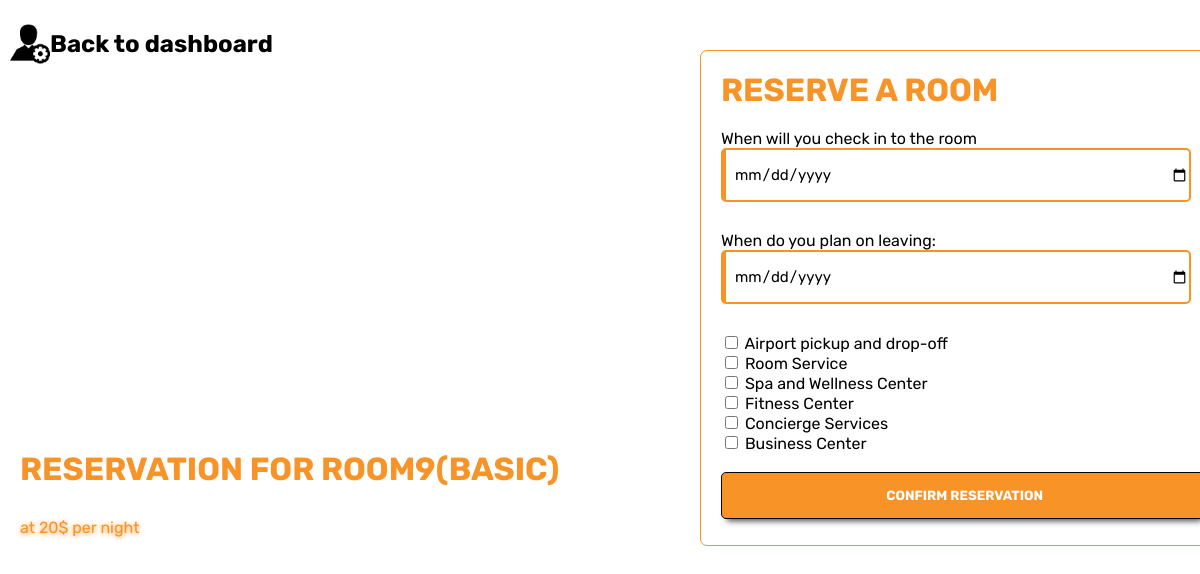
The app's page /reservation/?room_number=9&guest_id=, older data.
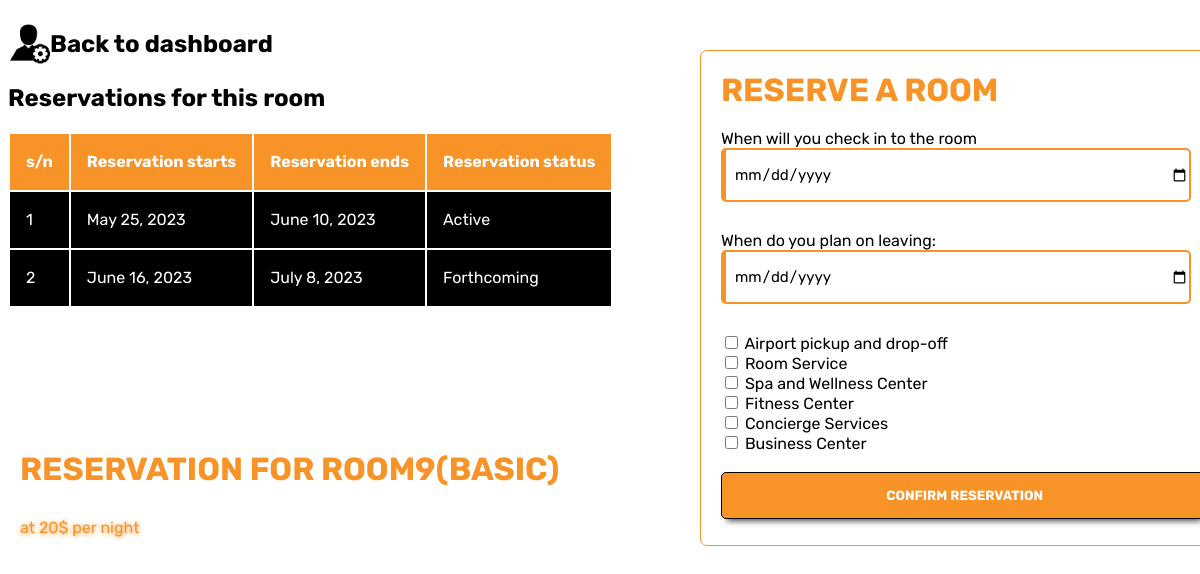
The same page, newer data.
### regora_app/models.py (models this page shows, shortened)
class Service(models.Model):
    name = models.CharField(max_length=100)
    price = models.DecimalField(max_digits=8, decimal_places=2)

class Reservation(models.Model):
    guest= models.ForeignKey(Guest, null=True, on_delete= models.SET_NULL)
    room= models.ForeignKey(Room, null=True, on_delete= models.SET_NULL)
    services = models.ManyToManyField(Service)
    date_booked = models.DateTimeField(auto_now_add=True)
    begin_date = models.DateField()
    end_date = models.DateField()
    pickup_time = models.TimeField(default="None", max_length=20, null=True, blank=True)
    dropoff_time = models.TimeField(default="nothing", max_length=20, null=True, blank=True)
    def get_status(self):
        current_date = timezone.now().date()
        if current_date < self.begin_date:
            return "Forthcoming"
        elif self.begin_date <= current_date <= self.end_date:
            return "Active"
        else:
            return "Expired"

### regora_app/views.py (the view)
# urls.py: path('reservation/', views.reservation, name="reservation"),
def reservation(request):
    room_number = request.GET.get('room_number')
    guest_id = request.GET.get('guest_id')
    all_services = Service.objects.all()
    all_services_json = serialize('json', all_services)  # Serialize QuerySet to JSON
    all_services_data = json.loads(all_services_json)
    processed_all_services = json.dumps(all_services_data)
    room = Room.objects.get(room_number = room_number)
    if room.is_available:
        return render (request, 'reservation.html', {
                'room': room,
                'guest_id': guest_id,
                'json_services': processed_all_services,
                'services': Service.objects.all()
            }
        )
    else:
        target_reservations = room.reservation_set.all()
        reservations_json = serialize('json', target_reservations)  # Serialize QuerySet to JSON
        reservations_data = json.loads(reservations_json)
        for reservation in reservations_data:
            reservation['fields']['begin_date'] = reservation['fields']['begin_date'].split('T')[0]
            reservation['fields']['end_date'] = reservation['fields']['end_date'].split('T')[0]
        reservations_json_updated = json.dumps(reservations_data)
        return render(request, 'reservation.html', {
                'room': room,
                'guest_id': guest_id,
                'json_services': processed_all_services,
                'services': Service.objects.all(),
                'reservations': target_reservations,
                'json_reservations': reservations_json_updated
            }
        )

### regora_app/models.py (called while the page is built)
    def getType(self):
        if self.room_number <= 17:
            return "basic"
        elif 17 < self.room_number <= 34:
            return "premium"
        else:
            return "executive"

### templates/reservation.html (shortened to what this page needs)
{% load static %}
<html lang="en">
  <head>
    <link rel="stylesheet" href="{% static 'css/reservation.css' %}">
  </head>
  <body>
    <a href="../dashboard/?guest_id={{guest_id}}" class="logo">
        <img src="{% static 'images/user_dashboard_icon.png' %}" height="40" width="40">
        <h2 class="logo-text">Back to dashboard</h2>
      </a>
    {% if reservations %}
    <h2>Reservations for this room</h2>
    <table class="table">
        <thead id="thead">
          <tr>
            <th scope="col">s/n</th>
            <th scope="col">Reservation starts</th>
            <th scope="col">Reservation ends</th>
            <th scope="col">Reservation status</th>
          </tr>
        </thead>
        <tbody>
          {% for reservation in reservations %}
            <tr class="tr">
              <td>{{ forloop.counter }}</td>
              <td>{{ reservation.begin_date }}</td>
              <td>{{ reservation.end_date }}</td>
              <td>{{ reservation.get_status }}</td>
            </tr>
          {% endfor %}
        </tbody>
      </table>
      {% endif %}
        <div class="wrapper">
            <h1 style="margin-top: -40px; margin-bottom: 20px;">Reserve a room</h1>
            <form>
                <label for="begin_date">When will you check in to the room</label>
                <input type="date" name="begin_date" class="begin_date" required><br><br>
                <label for="end_date">When do you plan on leaving:</label>
                <input type="date" name="end_date" class="end_date" required><br><br>
                {% for service in services %}
                    <label>
                        <input type="checkbox" class="services" name="services" value="{{ service.id }}"> {{ service.name }}
                    </label>
                    <br>
                {% endfor %}
                <br>
                <input value="Confirm reservation" type="button" class="button">
            </form>
        </div>
    <div class="calculations">
        <h1 class="reservation-title">Reservation for Room{{room.room_number}}({{ room.getType }})</h1>
        <p class="rate"></p>
    </div>
  </body>
</html>

Row changes from the older to the newer data that the page shows:
now on this page (row unchanged): Reservation: begin_date "May 25, 2023", end_date "June 10, 2023", get_status "Active"
added Reservation: begin_date "June 16, 2023", end_date "July 8, 2023", get_status "Forthcoming"
Text that changed along with them:
text now shown: "Reservations for this room s/n Reservation starts Reservation ends Reservation status"
